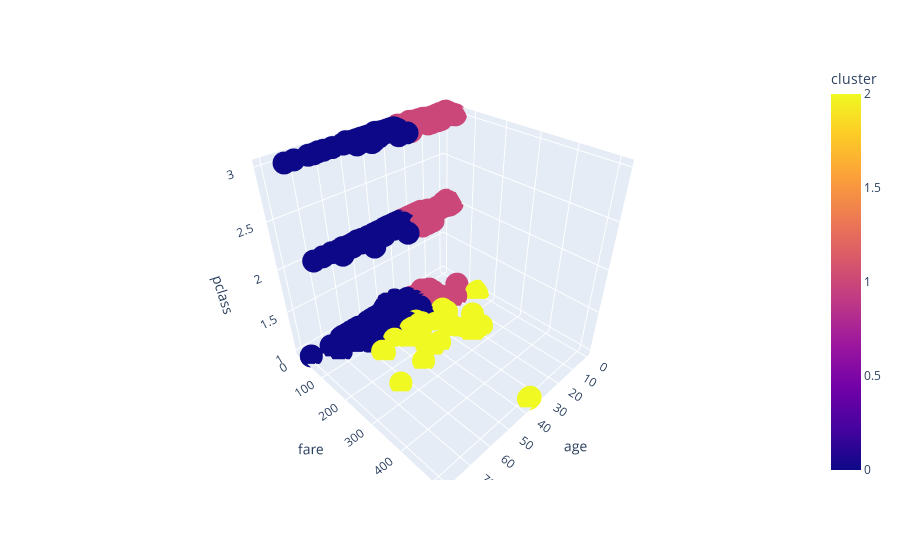

Notebook cell for this chart:
### Code cell
import plotly.express as px
fig=px.scatter_3d(df, x='age', y='fare', z='pclass', color='cluster')
fig.show()

### Figure 1 — Plotly figure (JSON) as saved in the notebook; plotly's stock layout.template omitted (floating-point values rounded to 4 significant figures; data arrays with more than 128 entries replaced by an {"elided": "..."} marker saying what was removed)
{"data": [{"hovertemplate": "age=%{x}<br>fare=%{y}<br>pclass=%{z}<br>cluster=%{marker.color}<extra></extra>", "legendgroup": "", "marker": {"color": {"elided": "891 int values"}, "coloraxis": "coloraxis", "symbol": "circle"}, "mode": "markers", "name": "", "scene": "scene", "showlegend": false, "type": "scatter3d", "x": {"elided": "891 float values"}, "y": {"elided": "891 float values"}, "z": {"elided": "891 int values"}}], "layout": {"coloraxis": {"colorbar": {"title": {"text": "cluster"}}, "colorscale": [[0, "#0d0887"], [0.1111, "#46039f"], [0.2222, "#7201a8"], [0.3333, "#9c179e"], [0.4444, "#bd3786"], [0.5556, "#d8576b"], [0.6667, "#ed7953"], [0.7778, "#fb9f3a"], [0.8889, "#fdca26"], [1, "#f0f921"]]}, "legend": {"tracegroupgap": 0}, "margin": {"t": 60}, "scene": {"domain": {"x": [0, 1], "y": [0, 1]}, "xaxis": {"title": {"text": "age"}}, "yaxis": {"title": {"text": "fare"}}, "zaxis": {"title": {"text": "pclass"}}}}}
